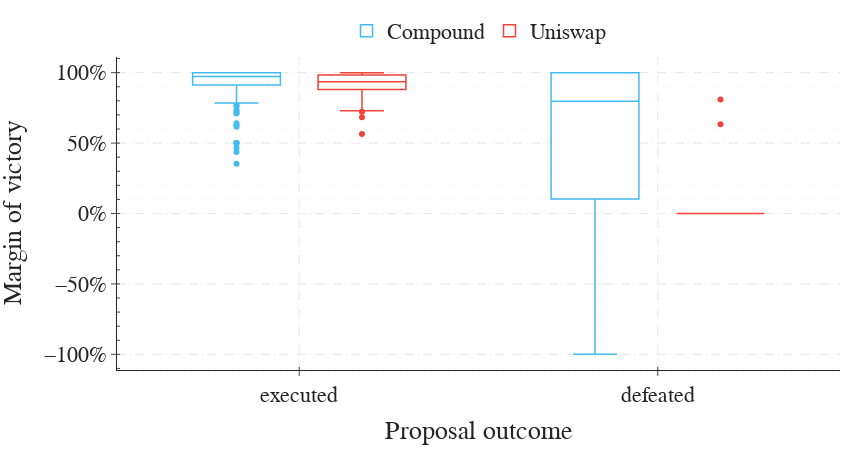

Write notebook code for a chart like this one.
### Markdown cell above
### Proposal Lifecycle

### Code cell
fig = go.Figure(layout=get_plotly_layout(width=width, height=height))

data_compound = dfs['compound']['votes_weighted'].set_index('proposalId').sort_index()[
    ['supporter_in_favor_percentage', 'supporter_against_percentage',
        'supporter_abstain_percentage', 'status']
]
data_compound = data_compound.query(
    'status == "defeated" or status == "executed"')
data_compound['margin'] = data_compound['supporter_in_favor_percentage'] - \
    data_compound['supporter_against_percentage']
data_compound.rename(columns={'supporter_in_favor_percentage': 'in-favor',
                              'supporter_against_percentage': 'against', 'supporter_abstain_percentage': 'abstain'}, inplace=True)


data_uniswap = dfs['uniswap']['votes_weighted'].set_index('proposalId').sort_index()[
    ['supporter_in_favor_percentage', 'supporter_against_percentage',
        'supporter_abstain_percentage', 'status']
]
data_uniswap = data_uniswap.query(
    'status == "defeated" or status == "executed"')
data_uniswap['margin'] = data_uniswap['supporter_in_favor_percentage'] - \
    data_uniswap['supporter_against_percentage']
data_uniswap.rename(columns={'supporter_in_favor_percentage': 'in-favor',
                             'supporter_against_percentage': 'against', 'supporter_abstain_percentage': 'abstain'}, inplace=True)

fig.add_trace(go.Box(x=data_compound.status, y=data_compound['margin'],
              name='Compound', marker_color=colors['blue'], line=dict(width=1.5), whiskerwidth=0.5, fillcolor=colors['white']))

fig.add_trace(go.Box(x=data_uniswap.status, y=data_uniswap['margin'],
              name='Uniswap', marker_color=colors['red'], line=dict(width=1.5), whiskerwidth=0.5, fillcolor=colors['white']))

fig.update_layout(yaxis_title="Margin of victory", xaxis_title="Proposal outcome",
                  legend=dict(xanchor='center', x=0.5, y=1.15, orientation='h'), yaxis_ticksuffix="%",  boxmode='group')

# or "inclusive", or "linear" by default
fig.update_traces(quartilemethod="exclusive")

file_dir = os.path.join(
    plots_dir, "proposal_votes_percentage_2.pdf")
fig.write_image(file_dir, width=width, height=height, scale=1)

fig.show(plot_style)

### Figure 1 — Plotly figure (JSON) as saved in the notebook; plotly's stock layout.template omitted (floating-point values rounded to 4 significant figures; data arrays with more than 128 entries replaced by an {"elided": "..."} marker saying what was removed)
{"data": [{"fillcolor": "#ffffff", "line": {"width": 1.5}, "marker": {"color": "#42bbf1"}, "name": "Compound", "quartilemethod": "exclusive", "type": "box", "whiskerwidth": 0.5, "x": {"elided": "277 str values"}, "y": {"elided": "277 float values"}}, {"fillcolor": "#ffffff", "line": {"width": 1.5}, "marker": {"color": "#ee443a"}, "name": "Uniswap", "quartilemethod": "exclusive", "type": "box", "whiskerwidth": 0.5, "x": ["defeated", "defeated", "defeated", "defeated", "defeated", "defeated", "defeated", "defeated", "executed", "executed", "executed", "executed", "executed", "executed", "executed", "executed", "executed", "executed", "executed", "executed", "executed", "executed", "executed", "executed", "executed", "executed", "executed", "executed", "executed", "executed", "executed", "executed", "executed", "executed", "executed", "defeated", "executed", "executed", "executed", "executed", "executed", "executed", "executed", "executed", "executed", "executed", "executed", "executed", "executed", "executed", "executed", "executed", "defeated"], "y": [0.0, 0.0, 0.0, 0.0, 0.0, 0.0, 0.0, 0.0, 100.0, 89.33, 98.37, 98.32, 100.0, 99.65, 99.13, 99.4, 98.16, 98.52, 99.19, 98.78, 98.52, 93.34, 56.41, 98.37, 92.47, 99.49, 97.69, 92.41, 98.25, 92.45, 93.65, 95.96, 73.02, 74.06, 81.74, 80.92, 93.56, 88.1, 97.17, 92.87, 84.36, 88.84, 79.06, 89.97, 86.26, 96.11, 95.01, 91.02, 93.14, 72.28, 73.5, 68.36, 63.29]}], "layout": {"boxmode": "group", "font": {"family": "Clear Sans", "size": 22}, "height": 450, "legend": {"orientation": "h", "x": 0.5, "xanchor": "center", "y": 1.15}, "margin": {"b": 10, "l": 10, "r": 10, "t": 10}, "width": 850, "xaxis": {"griddash": "dash", "minor": {"griddash": "dot", "ticks": "inside"}, "showgrid": true, "title": {"text": "Proposal outcome"}}, "yaxis": {"griddash": "dash", "minor": {"griddash": "dot", "ticks": "inside"}, "showgrid": true, "ticksuffix": "%", "title": {"text": "Margin of victory"}}}}
